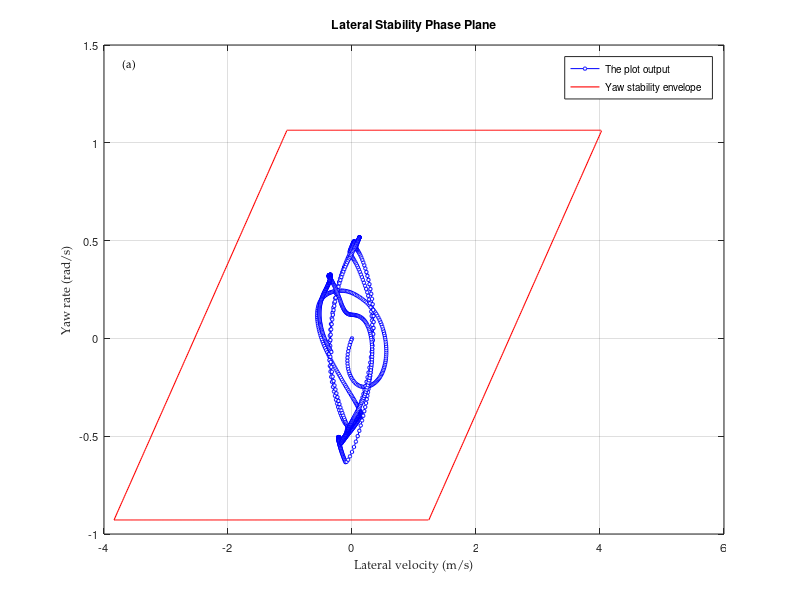
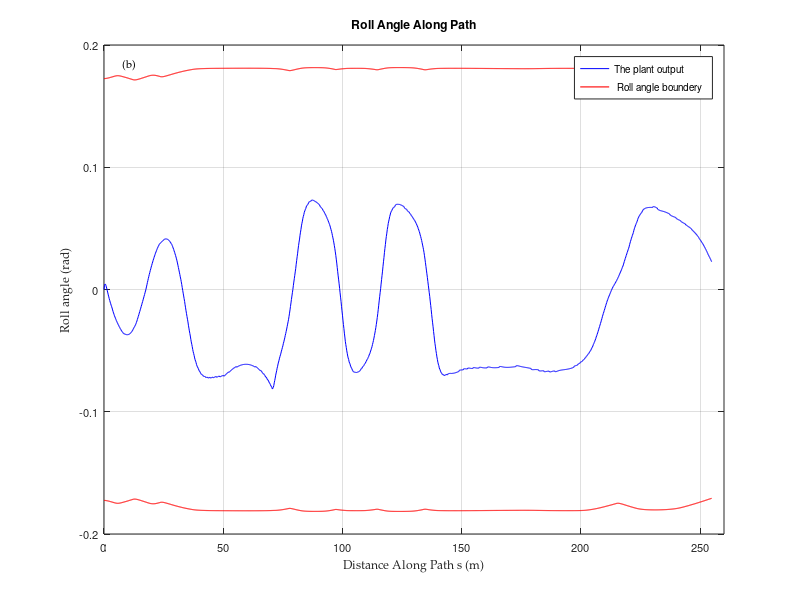
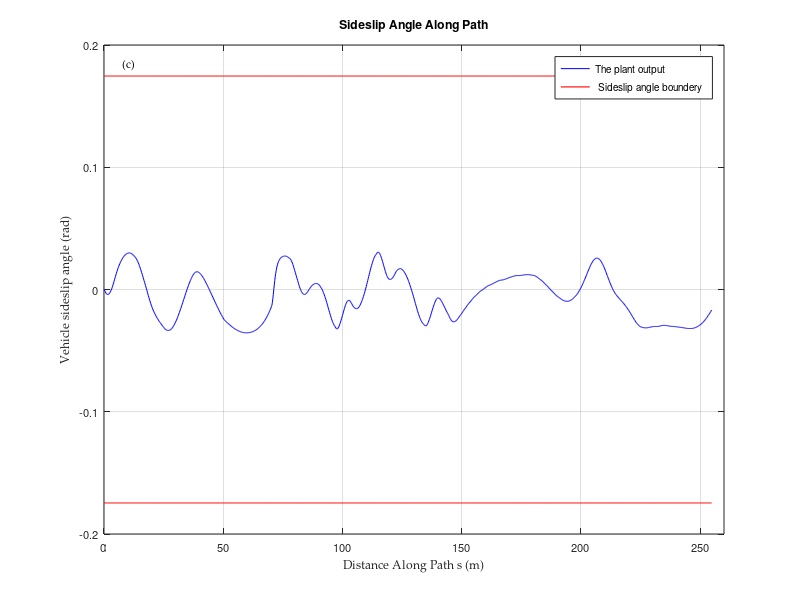
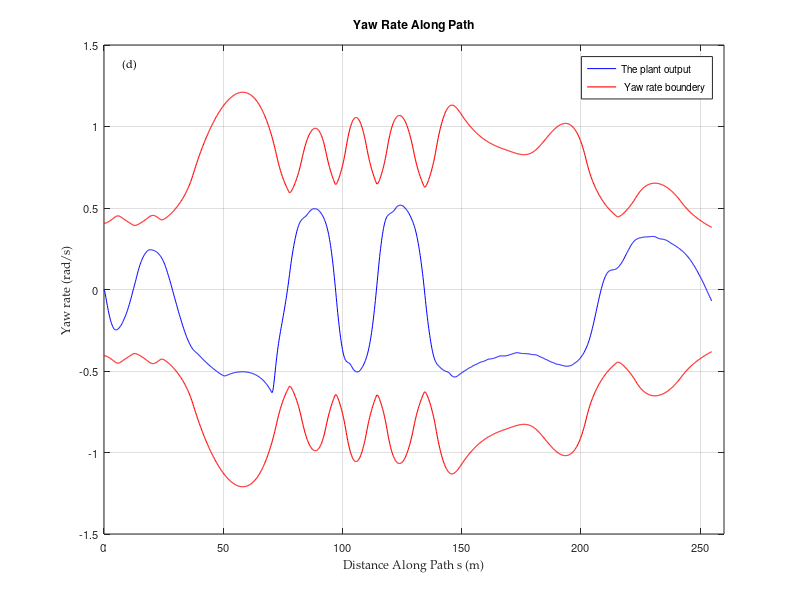

Reproduce these figures in MATLAB, in order.
% Load Saved Data
load("plots_5.4.2_stability/results_confirm_soft.mat");

% Display Figures
figure(1);
plot(ydot,wz1,'o-b','LineWidth',0.5,'MarkerSize',2.5,'MarkerFaceColor','w');%
% set(gcf,'unit','centimeters','position',[10 5 7.34 5.5]);
hold on;
grid;
% axis([-4,4.2,-1,2.1]);
xlabel('Lateral velocity (m/s)','FontName','Palatino Linotype','FontSize',8);
ylabel('Yaw rate (rad/s)','FontName','Palatino Linotype','FontSize',8);
% plot the envelope
[max_wz1,pos_u]=max(wz1);
[min_wz1,pos_l]=min(wz1);
psi_max=yawrate_up(pos_u);
psi_min=yawrate_low(pos_l);
% psi_l=psi_min;
Vx=min(xdot);
k=0;
for i=psi_min:0.01:psi_max
    k=k+1;
    psi_x=i;
    ydot_r=afa_sat*Vx+b*psi_x;
    ydot_right(k)=ydot_r;
end
k=0;
for i=psi_min:0.01:psi_max
    k=k+1;
    psi_x1=i;
    ydot_l=-afa_sat*Vx+b*psi_x1;
    ydot_left(k)=ydot_l;
end
k=0;
for i=max(ydot_left):0.01:max(ydot_right)
    k=k+1;
    upper(k)=psi_max;
end
upper_x=max(ydot_left):0.01:max(ydot_right);
hx4=plot(upper_x,upper,'r','LineWidth',0.8);
set(hx4,'handlevisibility','off');
k=0;
for i=min(ydot_left):0.01:min(ydot_right)
    k=k+1;
    lower(k)=psi_min;
end
lower_x=min(ydot_left):0.01:min(ydot_right);
hx3=plot(lower_x,lower,'r','LineWidth',0.8);
set(hx3,'handlevisibility','off');
y_psi=psi_min:0.01:psi_max;
hx1=plot(ydot_left,y_psi,'r','LineWidth',0.8);
% set(hx1,'handlevisibility','off');
hold on;
hx2=plot(ydot_right,y_psi,'r','LineWidth',0.8);
set(hx2,'handlevisibility','off');
legend('The plot output','Yaw stability envelope','location','northeast');
set(gca,'FontSize',8);
text(0.03,0.96,'(a)','Units','normalized','FontName','Palatino Linotype','FontSize',8)
set(gcf,'unit','centimeters','position',[10 5 7.34 5.5]);
title("Lateral Stability Phase Plane");

figure(2);
plot(s,phi1,'b','LineWidth',0.5);%
hold on;
grid;
xlabel('Distance Along Path s (m)','FontName','Palatino Linotype','FontSize',8);
ylabel('Roll angle (rad)','FontName','Palatino Linotype','FontSize',8);
axis([0,260,-0.2,0.2]);
h1=plot(s,[roll_up(1),roll_up],'r','LineWidth',0.8);%
% set(h1,'handlevisibility','off');
h2=plot(s,[roll_low(1),roll_low],'r','LineWidth',0.8);%
set(h2,'handlevisibility','off');
legend('The plant output',' Roll angle boundery','location','northeast');
set(gca,'FontSize',8);
text(0.03,0.96,'(b)','Units','normalized','FontName','Palatino Linotype','FontSize',8)
set(gcf,'unit','centimeters','position',[10 5 7.34 5.5]);
title("Roll Angle Along Path");

figure(3);
plot(s,beta,'b','LineWidth',0.5);%
hold on;
grid;
xlabel('Distance Along Path s (m)','FontName','Palatino Linotype','FontSize',8);
ylabel('Vehicle sideslip angle (rad)','FontName','Palatino Linotype','FontSize',8);
beta_upper=atan(0.02*mu*g);
for i=1:length(beta)
beta_max(i)=beta_upper;
beta_min(i)=-beta_upper;
end
hold on;
hx3=plot(s,beta_max,'r','LineWidth',0.8);
hold on;
hx4=plot(s,beta_min,'r','LineWidth',0.8);
set(hx4,'handlevisibility','off');
axis([0,260,-0.2,0.2]);
legend('The plant output',' Sideslip angle boundery','location','northeast');
set(gca,'FontSize',8);
text(0.03,0.96,'(c)','Units','normalized','FontName','Palatino Linotype','FontSize',8)
set(gcf,'unit','centimeters','position',[10 5 7.34 5.5]);
title("Sideslip Angle Along Path");

figure(4);
plot(s,wz1,'b','LineWidth',0.5);
hold on;
grid;
xlabel('Distance Along Path s (m)','FontName','Palatino Linotype','FontSize',8);
ylabel('Yaw rate (rad/s)','FontName','Palatino Linotype','FontSize',8);
axis([0,260,-1.5,1.5]);
hw1=plot(s,[yawrate_up(1),yawrate_up],'r','LineWidth',0.8);%
hw2=plot(s,[yawrate_low(1),yawrate_low],'r','LineWidth',0.8);%
set(hw2,'handlevisibility','off');
legend('The plant output',' Yaw rate boundery','location','northeast');
set(gca,'FontSize',8);
text(0.03,0.96,'(d)','Units','normalized','FontName','Palatino Linotype','FontSize',8)
set(gcf,'unit','centimeters','position',[10 5 7.34 5.5]);
title("Yaw Rate Along Path");

figure(5);
plot(s,[LTR_ratio(1),LTR_ratio],'b','LineWidth',0.5);%
hold on;
grid;
xlabel('Distance Along Path s (m)','FontName','Palatino Linotype','FontSize',8);
ylabel('Lateral load transfer ratio (LTR)','FontName','Palatino Linotype','FontSize',8);
axis([0,260,-1.2,1.2]);
hm1=plot(s,ones(1,length(s)),'r','LineWidth',0.8);%
% set(h1,'handlevisibility','off');
hm2=plot(s,-ones(1,length(s)),'r','LineWidth',0.8);%
set(hm2,'handlevisibility','off');
legend('The plant output LTR','LTR boundery','location','northeast');
set(gca,'FontSize',8);
text(0.03,0.96,'(e)','Units','normalized','FontName','Palatino Linotype','FontSize',8)
set(gcf,'unit','centimeters','position',[10 5 7.34 5.5]);
title("Lateral Load Transfer Ratio Along Path");